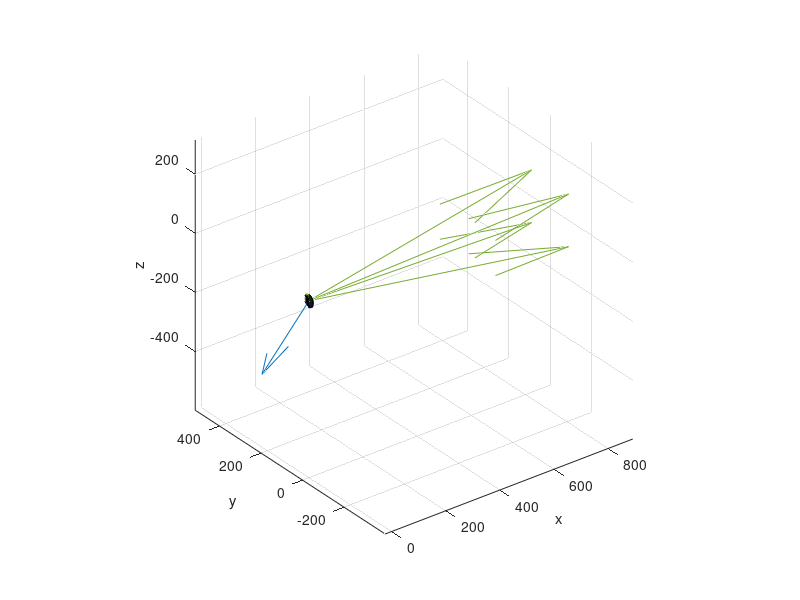

The MATLAB script that drew this image:
clear all;
close all;
clc;

mu = 1;
a  = 1;
c = 1000;

% S = [10000, 0, 0;
%     0, 10000, 0;
%     0, 0, 10000;
%     10000, 10000, 10000];

% S = [500, 9000, 10000;
%     10000, 9000, 500;
%     9000, 500, 10000;
%     10000, 10000, 10000];

% S = [10000, 1000, 0;
%     1000, 10000, 1000;
%     11000, 500, 500;
%     500, 11000, 500;
%     10000, 500, 1500];
S = [10000, 000, 0;
    1000, 10000, 1000;
    11000, 500, 500;
    500, 11000, 500];

S = [10000, -1000, 1000;
    10000, 1000, -1000;
    10000, -1000, -1000;
    10000, 1000, 1000];

xt = [1000,1000,1000];

t = vecnorm(S-xt,2,2)/c + [0.01;0.01;0.01;0.01];

x0 = [900;
    800;
    900];



rho = t*c;



for i=1:10
S-x0';
dp = vecnorm(S - x0',2,2) - c*t 

% dp2 = vecnorm(S2 - x02',2,2) - c*t2; 

% A = [(x0(1)-S(1,1))/rho(1),(x0(2)-S(1,2))/rho(1),(x0(3)-S(1,3))/rho(1),c;
%      (x0(1)-S(2,1))/rho(2),(x0(2)-S(2,2))/rho(2),(x0(3)-S(2,3))/rho(2),c;
%      (x0(1)-S(3,1))/rho(3),(x0(2)-S(3,2))/rho(3),(x0(3)-S(3,3))/rho(3),c;
%      (x0(1)-S(4,1))/rho(4),(x0(2)-S(4,2))/rho(4),(x0(3)-S(4,3))/rho(4),c;
%      (x0(1)-S(5,1))/rho(5),(x0(2)-S(5,2))/rho(5),(x0(3)-S(5,3))/rho(5),c];
 
 A = [(x0(1)-S(1,1))/rho(1),(x0(2)-S(1,2))/rho(1),(x0(3)-S(1,3))/rho(1),c;
     (x0(1)-S(2,1))/rho(2),(x0(2)-S(2,2))/rho(2),(x0(3)-S(2,3))/rho(2),c;
     (x0(1)-S(3,1))/rho(3),(x0(2)-S(3,2))/rho(3),(x0(3)-S(3,3))/rho(3),c;
     (x0(1)-S(4,1))/rho(4),(x0(2)-S(4,2))/rho(4),(x0(3)-S(4,3))/rho(4),c];
 
 

 
 
dx = inv(A'*A)*A'*dp
% dx2 = inv(A2'*A2)*A2'*dp2;

x0 = x0-dx(1:3);
% x02 = x02-dx2(1:3);
end


x0
C = inv(A'*A);
eig(C)
sum(eig(C))

e = eig(C)

% C2 = inv(A2'*A2);
% eigs(C2)
% sum(eig(C2))

%%
p = 0.5 - rand(10000,3);

p = 1*p./vecnorm(p,2,2);


m=[];
M=[];
d=[];
R=[];
ss=[];
Q = [eye(3),zeros(3,1);
    zeros(1,3),1];
%  Q = eye(1);

T = [eye(3),zeros(3,1)];
for i=1:length(p)
    B = [A;1*p(i,:),1];
    m = [m;log(det(inv(T*B'*B*T')))];
    m = [m;log(det(inv(T*B'*B*T')))];
    M = [M;(det((Q*B'*B)))];
    
    R = [R;(det((A'*A + 1*[p(i,:)';0]*[p(i,:),0])))];
    
    ss = [ss;sum(svd(B'*B))];


    
end

[MM1,im] = min(m);
[Mm1,iM] = max(m);

[MM2,Im] = min(M);
[Mm2,IM] = max(M);

[Rm,iR] = min(R);
[Rm,IR] = max(R);

[Sm,is] = min(ss);
[SM,Is] = max(ss);




% p(Im,:)
p(IM,:)
% p(im,:)
p(iM,:)
% p(iR,:)
p(IR,:)

p(is,:)
p(Is,:)

Cc = (A'*A);
E = eig(Cc)
%%
ss  = 2*S./vecnorm(S,2,2);


%%
close all;
z = zeros(4,1);
zz = zeros(1000,1);
figure()
% quiver3(0,0,0,2*p(Im,1),2*p(Im,2),2*p(Im,3));hold on
% quiver3(0,0,0,500*p(IM,1),500*p(IM,2),500*p(IM,3));hold on;
% quiver3(0,0,0,2*p(im,1),2*p(im,2),2*p(im,3));hold on;
% quiver3(0,0,0,500*p(iM,1),500*p(iM,2),500*p(iM,3));hold on;
% quiver3(0,0,0,2*p(iR,1),2*p(iR,2),2*p(iR,3));hold on;
% quiver3(0,0,0,500*p(IR,1),500*p(IR,2),500*p(IR,3));hold on;
quiver3(0,0,0,500*p(Is,1),500*p(Is,2),500*p(Is,3));hold on;
% quiver3(0,0,0,500*p(is,1),500*p(is,2),500*p(is,3));hold on;
quiver3(z,z,z,500*ss(:,1),500*ss(:,2),500*ss(:,3));hold on;
ellipsoid(0,0,0,e(1),e(2),e(3));hold on;
% quiver3(zz,zz,zz,0.5*p(:,1),0.5*p(:,2),0.5*p(:,3));hold on;
% legend('det max','det min''log det max','log det min','s')
axis equal
xlabel('x')
ylabel('y')
zlabel('z')


